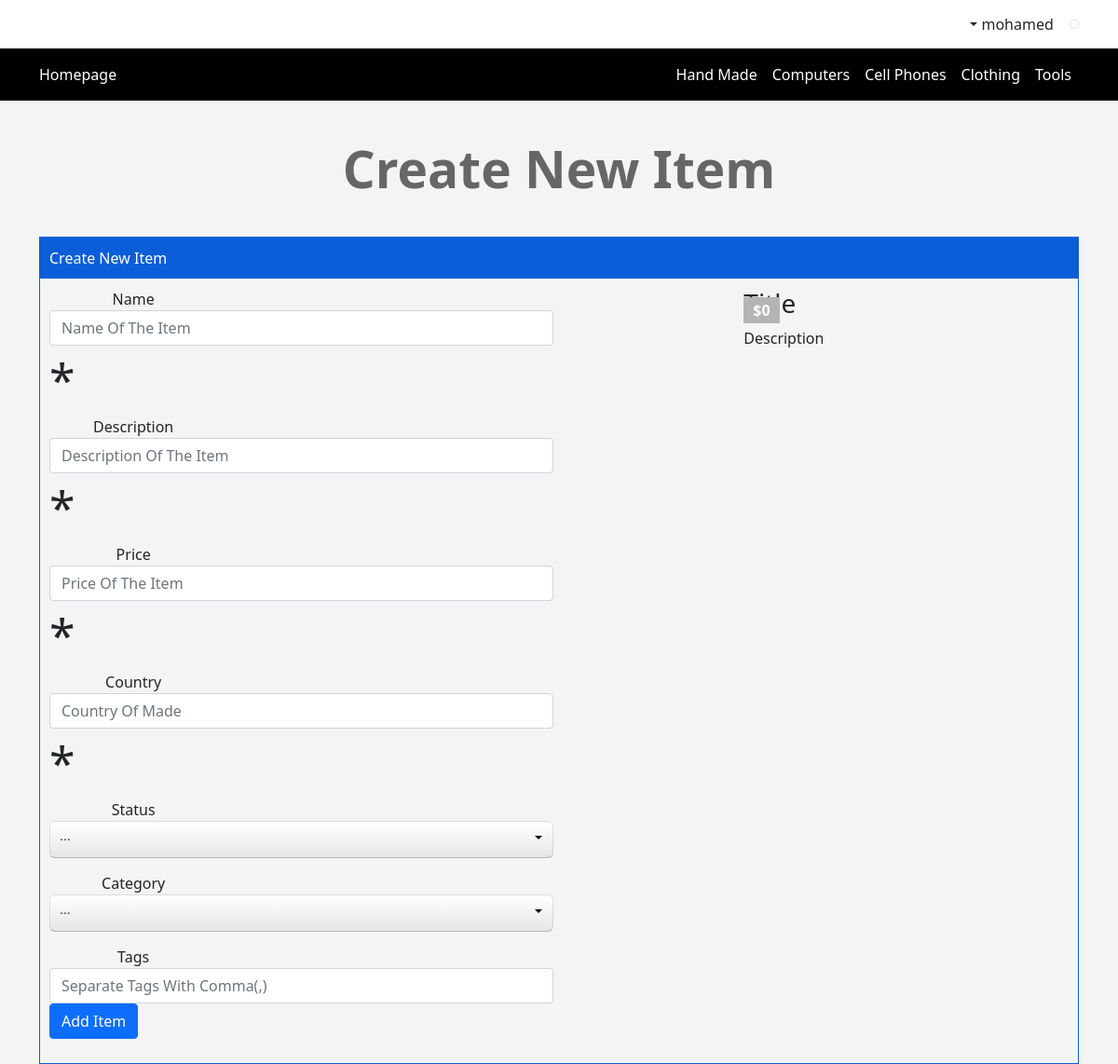
/newad.php (signed in), run on the app's committed database.
### tables this page shows
CREATE TABLE `categories` (
  `ID` int(11) NOT NULL,
  `Name` varchar(255) NOT NULL,
  `Description` text NOT NULL,
  `parent` int(11) NOT NULL,
  `Ordering` int(11) DEFAULT NULL,
  `Visibility` tinyint(4) NOT NULL DEFAULT 0,
  `Allow_Comment` tinyint(4) NOT NULL DEFAULT 0,
  `Allow_Ads` tinyint(4) NOT NULL DEFAULT 0
);

### init.php (called while the page is built, shortened)
<?php
include 'admin/connect.php';
$tmp  = "includes/templates/";
$func = "includes/functions/";
$css  = "layout/css/";
include $func . "functions.php";
include $tmp . 'header.php';

### includes/functions/functions.php (called while the page is built, shortened)
<?php
function getAllFrom($field, $table, $where = NULL, $and = NULL,$orderfield, $ordering = "DESC"){
    global $con;
    $getAll = $con->prepare("SELECT $field FROM $table $where $and ORDER BY $orderfield $ordering");
    $getAll->execute();
    $all = $getAll->fetchAll();
    return $all;
}

### newad.php (the view, shortened to what this page needs)
<?php
$pagetitle = 'Create New Item';
include 'init.php';
if(isset($_SESSION["user"])){
?>
<h1 class="text-center"><?php echo $pagetitle ?></h1>
<div class="create-ad block">
    <div class="container">
        <div class="panel panel-primary" style="border: 1px solid #0b5ed7;">
            <div class="panel-heading" style="color: #fff;background-color: #0b5ed7;padding: 10px;"><?php echo $pagetitle ?></div>
            <div class="panel-body" style="padding: 10px;">
                <div class="row">
                    <div class="col-md-8">
                        <form class= 'form-horizontal' action='<?php echo $_SERVER["PHP_SELF"] ?>' method='post'>
                            <div class='form-group form-group-lg'>
                                <label class='col-sm-3 control-label text-center'>Name</label>
                                <div class='col-sm-10 col-md-9'>
                                    <input pattern=".{4,}" title="This field Require At Least 4 Characters" type='text' name='name' class='form-control live' required='required' placeholder= "Name Of The Item" data-class=".live-title"/>
                                </div>
                            </div>
                            <div class='form-group form-group-lg'>
                                <label class='col-sm-3 control-label text-center'>Description</label>
                                <div class='col-sm-10 col-md-9'>
                                    <input pattern=".{10,}" title="This field Require At Least 10 Characters" type='text' name='description' class='form-control live' required='required' placeholder= "Description Of The Item" data-class=".live-desc"/>
                                </div>
                            </div>
                            <div class='form-group form-group-lg'>
                                <label class='col-sm-3 control-label text-center'>Price</label>
                                <div class='col-sm-10 col-md-9'>
                                    <input type='text' name='price' class='form-control live' required='required' placeholder= "Price Of The Item" data-class=".live-price"/>
                                </div>
                            </div>
                            <div class='form-group form-group-lg'>
                                <label class='col-sm-3 control-label text-center'>Country</label>
                                <div class='col-sm-10 col-md-9'>
                                    <input type='text' name='country' class='form-control' required='required' placeholder= "Country Of Made" />
                                </div>
                            </div>
                            <div class='form-group form-group-lg'>
                                <label class='col-sm-3 control-label text-center'>Status</label>
                                <div class='col-sm-10 col-md-9'>
                                    <select name="status" required>
                                    </select>
                                </div>
                            </div>
                            <div class='form-group form-group-lg'>
                                <label class='col-sm-3 control-label text-center'>Category</label>
                                <div class='col-sm-10 col-md-9'>
                                    <select name="category" required>
                                    </select>
                                </div>
                            </div>
                            <div class='form-group form-group-lg'>
                                <label class='col-sm-3 control-label text-center'>Tags</label>
                                <div class='col-sm-10 col-md-9'>
                                    <input type='text' name='tags' class='form-control' placeholder= "Separate Tags With Comma(,)" />
                                </div>
                            </div>
                            <div class='form-group form-group-lg'>
                                <div class='col-sm-offset-3 col-sm-9'>
                                    <input type='submit' value='Add Item' class='btn btn-primary btn-md' />
                                </div>
                            </div>
                        </form>
                    </div>
                    <div class="col-md-4">
                        <div class='thumbnail item-box live-preview'>
                            <span class='price-tag'>$<span class="live-price">0</span></span>
                            <div class='caption'>
                                <h3 class="live-title">Title</h3>
                                <p class="live-desc">Description</p>
                            </div>
                        </div>
                    </div>
                </div>
            </div>
        </div>
    </div>
</div>
<?php
}else{
    header("location: login.php");
    exit();
}
include $tmp . 'footer.php';
?>

### includes/templates/header.php (shortened to what this page needs)
<!DOCTYPE>
<html>
    <head>
        <link rel='stylesheet' href='<?php echo $css?>bootstrap.min.css' />
        <link rel='stylesheet' href='<?php echo $css?>fontawesome.min.css' />
        <link rel='stylesheet' href='<?php echo $css?>jquery-ui.css' />
        <link rel='stylesheet' href='<?php echo $css?>jquery.selectBoxIt1.css' />
        <link rel='stylesheet' href='<?php echo $css?>frontend1.css' />
    </head>
    <body>
      <div class="upper-bar">
        <div class="container" style="direction: rtl;">
        <?php
          if(isset($_SESSION["user"])){?>
          <img class='my-image img-thumbnail img-circle' src='download.jpg' alt='' />
          <div class="btn-group my-info">
              <span class="btn btn-default dropdown-toggle" data-toggle="dropdown">
              </span>
          </div>
          <?php
          }else{
            ?>
          <a href="login.php">
            <span>Login/Signup</span>
          </a>
            <?php
          }
        ?>
        </div>
      </div>
    <nav class="navbar navbar-expand-lg navbar-light bg-light">
  <div class= "container">
  <a class="navbar-brand" href="index.php">Homepage</a>
  <div class="collapse navbar-collapse" style="justify-content: flex-end;" id="navbarSupportedContent">
    <ul class="navbar-nav navbar-right">
      <?php
          $allCats = getAllFrom("*", "categories", "WHERE parent = 0", "", "ID", "ASC");
          foreach($allCats as $category){
              echo "<li><a href='categories.php?pageid=" . $category["ID"] . "' class='nav-link'>" . $category["Name"] . "</a></li>";
          }
      ?>
    </ul>
  </div>
</div>
</nav>

### layout/css/frontend1.css (style rules this page uses)
body { background-color: #f4f4f4; font-size: 16px }
h1 { font-size: 55px; margin: 40px 0; font-weight: bold; color: #666; }
.form-control { position: relative; }
.bg-light { background-color: black !important; }
.navbar-light .navbar-brand, .navbar-light .navbar-nav .nav-link { color: #fff; }
.navbar-light .navbar-brand { font-size: 1em; }
input.form-control { position: relative; }
.upper-bar { padding: 7px; background-color: #fff; }
.my-image { max-width: 38px; max-height: 40px; }
.item-box { position: relative; }
.item-box .price-tag { background-color: #B4B4B4; padding: 2px 10px; position: absolute; left: 0; top: 10px; font-weight: bold; color: #fff; }
.item-box .caption p { max-height: 44px; }

### data on the page
categories: Name "Hand Made"
categories: Name "Computers"
categories: Name "Cell Phones"
categories: Name "Clothing"
categories: Name "Tools"

### other printed values
$pagetitle "Create New Item"
